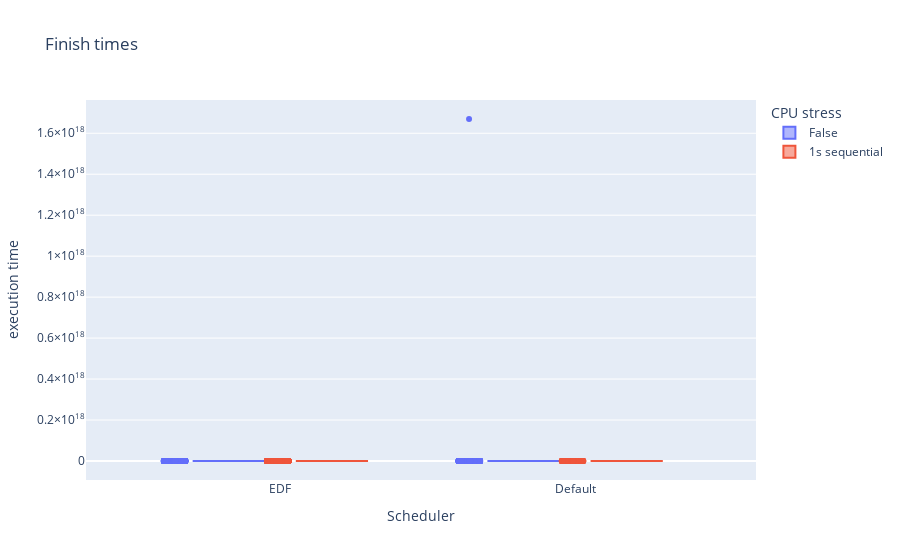

The notebook cell saved with this chart:
### Code cell
fig = px.box(finish_times, x="Scheduler", y="execution time", color='CPU stress', points="all",  title="Finish times")
fig.show()
fig.write_html("/home/muuurk/Projects/RT_computation_node/measurement_output/edf_vs_default.html")

### Figure 1 — Plotly figure (JSON) as saved in the notebook; plotly's stock layout.template omitted (floating-point values rounded to 4 significant figures; data arrays with more than 128 entries replaced by an {"elided": "..."} marker saying what was removed)
{"data": [{"alignmentgroup": "True", "boxpoints": "all", "hovertemplate": "CPU stress=False<br>Scheduler=%{x}<br>execution time=%{y}<extra></extra>", "legendgroup": "False", "marker": {"color": "#636efa"}, "name": "False", "notched": false, "offsetgroup": "False", "orientation": "v", "showlegend": true, "type": "box", "x": {"elided": "2185 str values"}, "x0": " ", "xaxis": "x", "y": {"elided": "2185 mixed values"}, "y0": " ", "yaxis": "y"}, {"alignmentgroup": "True", "boxpoints": "all", "hovertemplate": "CPU stress=1s sequential<br>Scheduler=%{x}<br>execution time=%{y}<extra></extra>", "legendgroup": "1s sequential", "marker": {"color": "#EF553B"}, "name": "1s sequential", "notched": false, "offsetgroup": "1s sequential", "orientation": "v", "showlegend": true, "type": "box", "x": {"elided": "2180 str values"}, "x0": " ", "xaxis": "x", "y": {"elided": "2180 int values"}, "y0": " ", "yaxis": "y"}], "layout": {"boxmode": "group", "legend": {"title": {"text": "CPU stress"}, "tracegroupgap": 0}, "title": {"text": "Finish times"}, "xaxis": {"anchor": "y", "domain": [0, 1], "title": {"text": "Scheduler"}}, "yaxis": {"anchor": "x", "domain": [0, 1], "title": {"text": "execution time"}}}}
